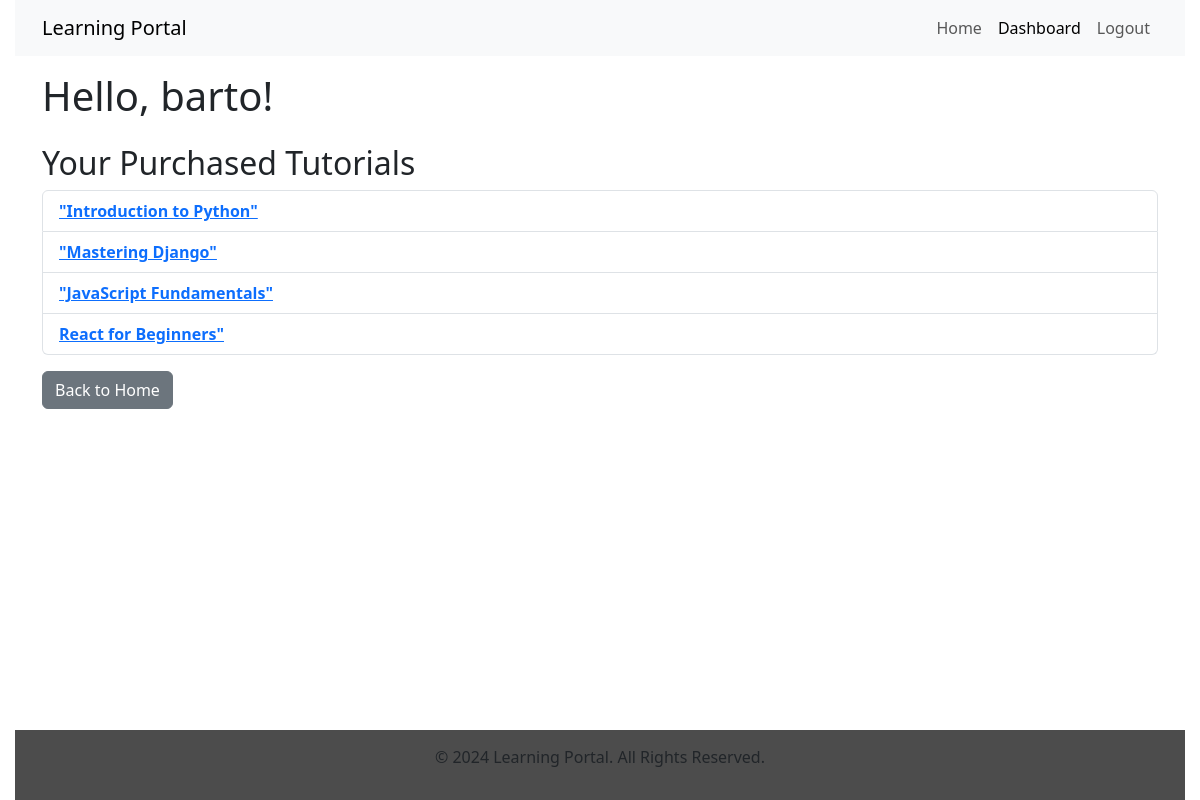
Before: /dashboard/ (signed in) with the older database file.
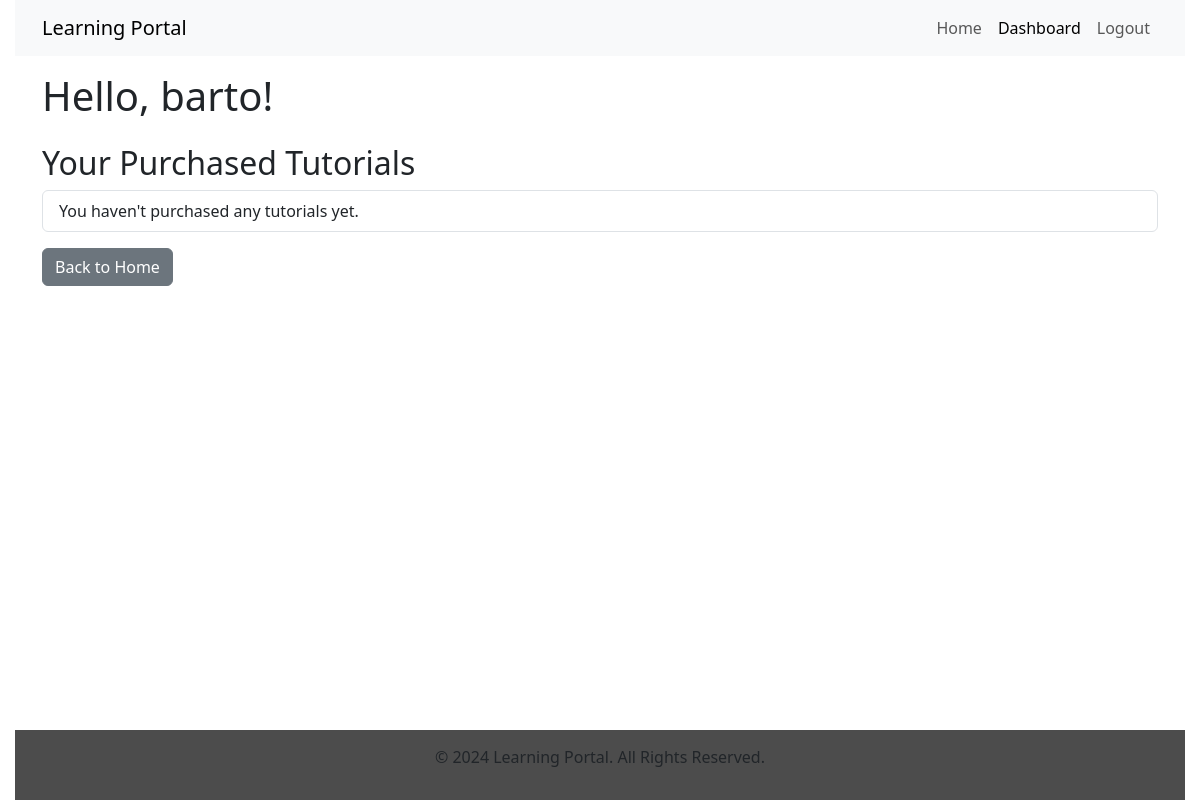
After: the same page with the newer database file.
### main/models.py (models this page shows, shortened)
class Tutorial(models.Model):
    title = models.CharField(max_length=200)
    description = models.TextField()
    content = models.TextField()
    price = models.DecimalField(max_digits=6, decimal_places=2)
    created_at = models.DateTimeField(auto_now_add=True)
    purchased = models.BooleanField(default=False)  # New field

### main/views.py (the view)
# urls.py: path('dashboard/', views.dashboard, name='dashboard'),
@login_required
def dashboard(request):
    purchased_tutorials = Tutorial.objects.filter(purchased=True)
    return render(request, 'main/dashboard.html', {'purchased_tutorials': purchased_tutorials})

### main/templates/main/dashboard.html (shortened to what this page needs)
{% extends 'main/base.html' %}
{% load custom_filters %}
{% block content %}
    <h1 class="mt-3">Hello, {{ user.first_name|default:user.username }}!</h1>
    <h2 class="mt-4">Your Purchased Tutorials</h2>
    <ul class="list-group">
        {% for tutorial in purchased_tutorials %}
            <li class="list-group-item">
                <a href="{% url 'tutorial_detail' tutorial.pk %}">
                    <strong>{{ tutorial.title }}</strong>
                </a>
            </li>
        {% empty %}
            <li class="list-group-item">You haven't purchased any tutorials yet.</li>
        {% endfor %}
    </ul>
    <a href="{% url 'home' %}" class="btn btn-secondary mt-3">Back to Home</a>
{% endblock %}

Changed rows visible on the page:
removed Tutorial: title "\"Introduction to Python\""
removed Tutorial: title "\"Mastering Django\""
removed Tutorial: title "\"JavaScript Fundamentals\""
removed Tutorial: title "React for Beginners\""
Other visible differences:
text now shown: "You haven't purchased any tutorials yet."
